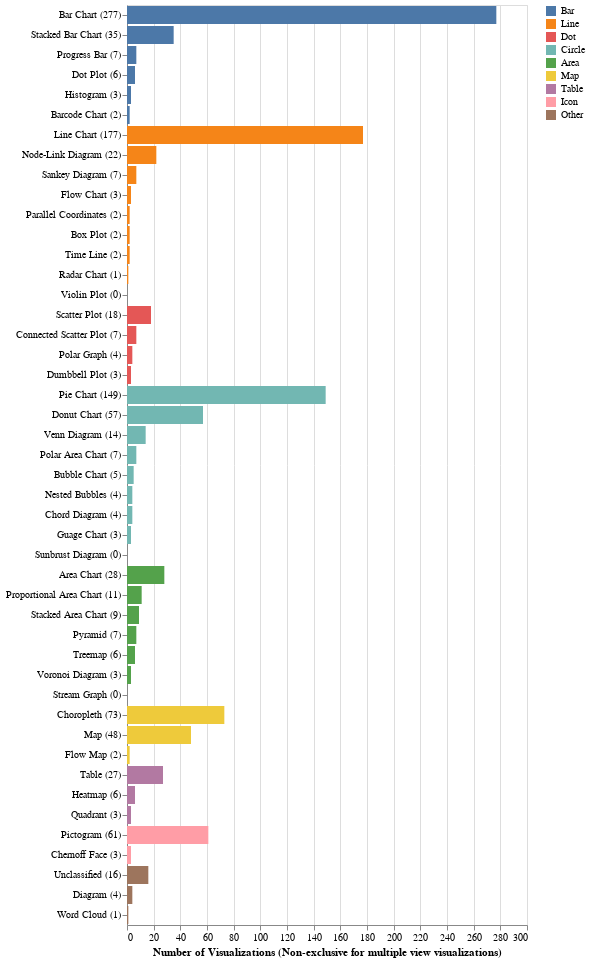

Notebook cell for this chart:
### Code cell
charttypes_chart = alt.Chart(df_charttypes).mark_bar().encode(
    x=alt.X(field='count', type='quantitative', title='Number of Visualizations (Non-exclusive for multiple view visualizations)', scale=alt.Scale(domain=[0, 300])),
    y=alt.Y(field='namecount', type='nominal', sort=list(df_charttypes['name']), title=None),
    color=alt.Color(field='subcategory', type='nominal', legend=alt.Legend(title=None), sort=subcat_order)
)
charttypes_chart

### Figure 1 — Vega-Lite specification as saved in the notebook (floating-point values rounded to 4 significant figures)
{"config": {"view": {"continuousWidth": 400, "continuousHeight": 300}}, "data": {"name": "data-cb3ce11d6dbc167188c6336f6fe63e8e"}, "mark": "bar", "encoding": {"color": {"type": "nominal", "field": "subcategory", "legend": {"title": null}, "sort": ["Bar", "Line", "Dot", "Circle", "Area", "Map", "Table", "Icon", "Other"]}, "x": {"type": "quantitative", "field": "count", "scale": {"domain": [0, 300]}, "title": "Number of Visualizations (Non-exclusive for multiple view visualizations)"}, "y": {"type": "nominal", "field": "namecount", "sort": ["Bar Chart", "Stacked Bar Chart", "Progress Bar", "Dot Plot", "Histogram", "Barcode Chart", "Line Chart", "Node-Link Diagram", "Sankey Diagram", "Flow Chart", "Parallel Coordinates", "Box Plot", "Time Line", "Radar Chart", "Violin Plot", "Scatter Plot", "Connected Scatter Plot", "Polar Graph", "Dumbbell Plot", "Pie Chart", "Donut Chart", "Venn Diagram", "Polar Area Chart", "Bubble Chart", "Nested Bubbles", "Chord Diagram", "Guage Chart", "Sunbrust Diagram", "Area Chart", "Proportional Area Chart", "Stacked Area Chart", "Pyramid", "Treemap", "Voronoi Diagram", "Stream Graph", "Choropleth", "Map", "Flow Map", "Table", "Heatmap", "Quadrant", "Pictogram", "Chernoff Face", "Unclassified", "Diagram", "Word Cloud"], "title": null}}, "$schema": "https://vega.github.io/schema/vega-lite/v4.8.1.json", "datasets": {"data-cb3ce11d6dbc167188c6336f6fe63e8e": [{"subcategory": "Bar", "tag": "form:barchart", "name": "Bar Chart", "count": 277, "namecount": "Bar Chart (277)"}, {"subcategory": "Bar", "tag": "form:stackedbarchart", "name": "Stacked Bar Chart", "count": 35, "namecount": "Stacked Bar Chart (35)"}, {"subcategory": "Bar", "tag": "form:progressbar", "name": "Progress Bar", "count": 7, "namecount": "Progress Bar (7)"}, {"subcategory": "Bar", "tag": "form:dotplot", "name": "Dot Plot", "count": 6, "namecount": "Dot Plot (6)"}, {"subcategory": "Bar", "tag": "form:histogram", "name": "Histogram", "count": 3, "namecount": "Histogram (3)"}, {"subcategory": "Bar", "tag": "form:barcodechart", "name": "Barcode Chart", "count": 2, "namecount": "Barcode Chart (2)"}, {"subcategory": "Line", "tag": "form:linechart", "name": "Line Chart", "count": 177, "namecount": "Line Chart (177)"}, {"subcategory": "Line", "tag": "form:nodelink", "name": "Node-Link Diagram", "count": 22, "namecount": "Node-Link Diagram (22)"}, {"subcategory": "Line", "tag": "form:sankeydiagram", "name": "Sankey Diagram", "count": 7, "namecount": "Sankey Diagram (7)"}, {"subcategory": "Line", "tag": "form:flowchart", "name": "Flow Chart", "count": 3, "namecount": "Flow Chart (3)"}, {"subcategory": "Line", "tag": "form:parallelcoor", "name": "Parallel Coordinates", "count": 2, "namecount": "Parallel Coordinates (2)"}, {"subcategory": "Line", "tag": "form:boxplot", "name": "Box Plot", "count": 2, "namecount": "Box Plot (2)"}, {"subcategory": "Line", "tag": "form:timeline", "name": "Time Line", "count": 2, "namecount": "Time Line (2)"}, {"subcategory": "Line", "tag": "form:radarchart", "name": "Radar Chart", "count": 1, "namecount": "Radar Chart (1)"}, {"subcategory": "Line", "tag": "form:violinplot", "name": "Violin Plot", "count": 0, "namecount": "Violin Plot (0)"}, {"subcategory": "Dot", "tag": "form:scatterplot", "name": "Scatter Plot", "count": 18, "namecount": "Scatter Plot (18)"}, {"subcategory": "Dot", "tag": "form:connectedscatterplot", "name": "Connected Scatter Plot", "count": 7, "namecount": "Connected Scatter Plot (7)"}, {"subcategory": "Dot", "tag": "form:polargraph", "name": "Polar Graph", "count": 4, "namecount": "Polar Graph (4)"}, {"subcategory": "Dot", "tag": "form:dumbbellplot", "name": "Dumbbell Plot", "count": 3, "namecount": "Dumbbell Plot (3)"}, {"subcategory": "Circle", "tag": "form:piechart", "name": "Pie Chart", "count": 149, "namecount": "Pie Chart (149)"}, {"subcategory": "Circle", "tag": "form:donutchart", "name": "Donut Chart", "count": 57, "namecount": "Donut Chart (57)"}, {"subcategory": "Circle", "tag": "form:venn", "name": "Venn Diagram", "count": 14, "namecount": "Venn Diagram (14)"}, {"subcategory": "Circle", "tag": "form:polararea", "name": "Polar Area Chart", "count": 7, "namecount": "Polar Area Chart (7)"}, {"subcategory": "Circle", "tag": "form:bubblechart", "name": "Bubble Chart", "count": 5, "namecount": "Bubble Chart (5)"}, {"subcategory": "Circle", "tag": "form:nestedbubble", "name": "Nested Bubbles", "count": 4, "namecount": "Nested Bubbles (4)"}, {"subcategory": "Circle", "tag": "form:chord", "name": "Chord Diagram", "count": 4, "namecount": "Chord Diagram (4)"}, {"subcategory": "Circle", "tag": "form:guagechart", "name": "Guage Chart", "count": 3, "namecount": "Guage Chart (3)"}, {"subcategory": "Circle", "tag": "form:sunbrust", "name": "Sunbrust Diagram", "count": 0, "namecount": "Sunbrust Diagram (0)"}, {"subcategory": "Area", "tag": "form:areachart", "name": "Area Chart", "count": 28, "namecount": "Area Chart (28)"}, {"subcategory": "Area", "tag": "form:proportionalarea", "name": "Proportional Area Chart", "count": 11, "namecount": "Proportional Area Chart (11)"}, {"subcategory": "Area", "tag": "form:stackedareachart", "name": "Stacked Area Chart", "count": 9, "namecount": "Stacked Area Chart (9)"}, {"subcategory": "Area", "tag": "form:pyramid", "name": "Pyramid", "count": 7, "namecount": "Pyramid (7)"}, {"subcategory": "Area", "tag": "form:treemap", "name": "Treemap", "count": 6, "namecount": "Treemap (6)"}, {"subcategory": "Area", "tag": "form:voronoi", "name": "Voronoi Diagram", "count": 3, "namecount": "Voronoi Diagram (3)"}, {"subcategory": "Area", "tag": "form:streamgraph", "name": "Stream Graph", "count": 0, "namecount": "Stream Graph (0)"}, {"subcategory": "Map", "tag": "form:choropleth", "name": "Choropleth", "count": 73, "namecount": "Choropleth (73)"}, {"subcategory": "Map", "tag": "form:map", "name": "Map", "count": 48, "namecount": "Map (48)"}, {"subcategory": "Map", "tag": "form:flowmap", "name": "Flow Map", "count": 2, "namecount": "Flow Map (2)"}, {"subcategory": "Table", "tag": "form:table", "name": "Table", "count": 27, "namecount": "Table (27)"}, {"subcategory": "Table", "tag": "form:heatmap", "name": "Heatmap", "count": 6, "namecount": "Heatmap (6)"}, {"subcategory": "Table", "tag": "form:quadrant", "name": "Quadrant", "count": 3, "namecount": "Quadrant (3)"}, {"subcategory": "Icon", "tag": "form:pictogram", "name": "Pictogram", "count": 61, "namecount": "Pictogram (61)"}, {"subcategory": "Icon", "tag": "form:chernoffface", "name": "Chernoff Face", "count": 3, "namecount": "Chernoff Face (3)"}, {"subcategory": "Other", "tag": "form:unknown", "name": "Unclassified", "count": 16, "namecount": "Unclassified (16)"}, {"subcategory": "Other", "tag": "form:diagram", "name": "Diagram", "count": 4, "namecount": "Diagram (4)"}, {"subcategory": "Other", "tag": "form:wordle", "name": "Word Cloud", "count": 1, "namecount": "Word Cloud (1)"}]}}
